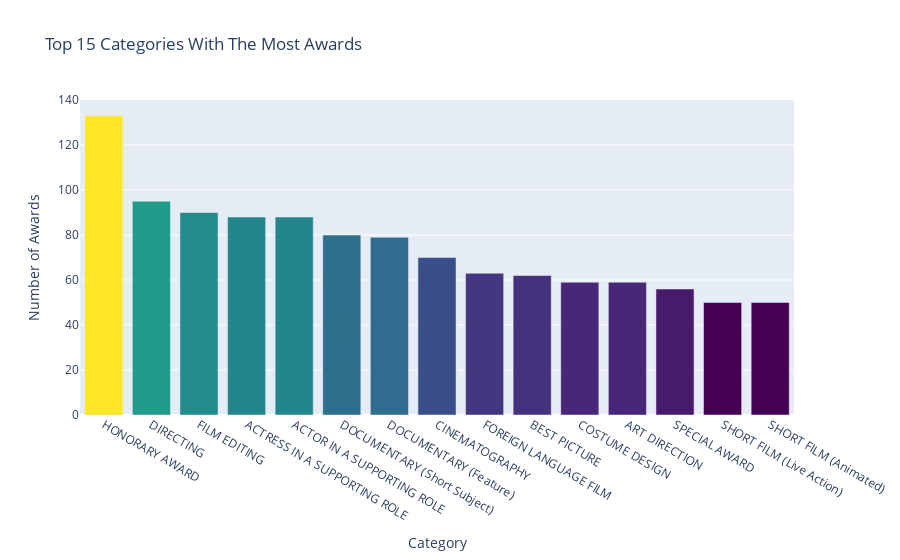

Source (notebook cell):
### Code cell
#visualizing the top 15 categories with the most awards won
awards_per_category = winners.category.value_counts()[:15]
v_bar = px.bar(
        x = awards_per_category.index,
        y = awards_per_category.values,
        color = awards_per_category.values,
        color_continuous_scale='Viridis',
        title='Top 15 Categories With The Most Awards')

v_bar.update_layout(xaxis_title='Category', 
                    coloraxis_showscale=False,
                    yaxis_title='Number of Awards')
v_bar.show()

### Figure 1 — Plotly figure (JSON) as saved in the notebook; plotly's stock layout.template omitted (floating-point values rounded to 4 significant figures)
{"data": [{"alignmentgroup": "True", "hovertemplate": "x=%{x}<br>y=%{y}<br>color=%{marker.color}<extra></extra>", "legendgroup": "", "marker": {"color": [133, 95, 90, 88, 88, 80, 79, 70, 63, 62, 59, 59, 56, 50, 50], "coloraxis": "coloraxis", "pattern": {"shape": ""}}, "name": "", "offsetgroup": "", "orientation": "v", "showlegend": false, "textposition": "auto", "type": "bar", "x": ["HONORARY AWARD", "DIRECTING", "FILM EDITING", "ACTRESS IN A SUPPORTING ROLE", "ACTOR IN A SUPPORTING ROLE", "DOCUMENTARY (Short Subject)", "DOCUMENTARY (Feature)", "CINEMATOGRAPHY", "FOREIGN LANGUAGE FILM", "BEST PICTURE", "COSTUME DESIGN", "ART DIRECTION", "SPECIAL AWARD", "SHORT FILM (Live Action)", "SHORT FILM (Animated)"], "xaxis": "x", "y": [133, 95, 90, 88, 88, 80, 79, 70, 63, 62, 59, 59, 56, 50, 50], "yaxis": "y"}], "layout": {"autosize": true, "barmode": "relative", "coloraxis": {"colorbar": {"title": {"text": "color"}}, "colorscale": [[0, "#440154"], [0.1111, "#482878"], [0.2222, "#3e4989"], [0.3333, "#31688e"], [0.4444, "#26828e"], [0.5556, "#1f9e89"], [0.6667, "#35b779"], [0.7778, "#6ece58"], [0.8889, "#b5de2b"], [1, "#fde725"]], "showscale": false}, "legend": {"tracegroupgap": 0}, "title": {"text": "Top 15 Categories With The Most Awards"}, "xaxis": {"anchor": "y", "autorange": true, "domain": [0, 1], "range": [-0.5, 14.5], "title": {"text": "Category"}, "type": "category"}, "yaxis": {"anchor": "x", "autorange": true, "domain": [0, 1], "range": [0, 140], "title": {"text": "Number of Awards"}, "type": "linear"}}}
